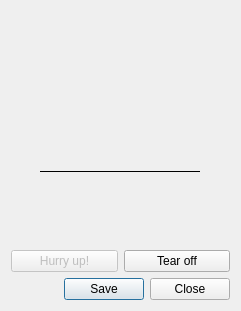
<?xml version="1.0" encoding="UTF-8"?>
<ui version="4.0">
 <class>PrinterView</class>
 <widget class="QWidget" name="PrinterView">
  <property name="geometry">
   <rect>
    <x>0</x>
    <y>0</y>
    <width>241</width>
    <height>311</height>
   </rect>
  </property>
  <property name="windowTitle">
   <string>Game Boy Printer</string>
  </property>
  <layout class="QVBoxLayout" name="verticalLayout">
   <item alignment="Qt::AlignHCenter">
    <widget class="QScrollArea" name="scrollArea">
     <property name="frameShape">
      <enum>QFrame::NoFrame</enum>
     </property>
     <property name="widgetResizable">
      <bool>true</bool>
     </property>
     <widget class="QWidget" name="scrollAreaWidgetContents">
      <layout class="QVBoxLayout" name="verticalLayout_2">
       <property name="spacing">
        <number>0</number>
       </property>
       <property name="leftMargin">
        <number>0</number>
       </property>
       <property name="topMargin">
        <number>0</number>
       </property>
       <property name="rightMargin">
        <number>0</number>
       </property>
       <property name="bottomMargin">
        <number>0</number>
       </property>
       <item>
        <spacer name="verticalSpacer">
         <property name="orientation">
          <enum>Qt::Vertical</enum>
         </property>
        </spacer>
       </item>
       <item>
        <widget class="QLabel" name="image">
         <property name="sizePolicy">
          <sizepolicy hsizetype="Preferred" vsizetype="Fixed">
           <horstretch>0</horstretch>
           <verstretch>0</verstretch>
          </sizepolicy>
         </property>
         <property name="minimumSize">
          <size>
           <width>160</width>
           <height>1</height>
          </size>
         </property>
         <property name="maximumSize">
          <size>
           <width>160</width>
           <height>16777215</height>
          </size>
         </property>
         <property name="alignment">
          <set>Qt::AlignHCenter|Qt::AlignTop</set>
         </property>
        </widget>
       </item>
       <item>
        <widget class="Line" name="line">
         <property name="frameShadow">
          <enum>QFrame::Plain</enum>
         </property>
         <property name="orientation">
          <enum>Qt::Horizontal</enum>
         </property>
        </widget>
       </item>
      </layout>
     </widget>
    </widget>
   </item>
   <item>
    <layout class="QHBoxLayout" name="horizontalLayout_2">
     <item>
      <widget class="QPushButton" name="hurry">
       <property name="enabled">
        <bool>false</bool>
       </property>
       <property name="text">
        <string>Hurry up!</string>
       </property>
      </widget>
     </item>
     <item>
      <widget class="QPushButton" name="tear">
       <property name="text">
        <string>Tear off</string>
       </property>
      </widget>
     </item>
    </layout>
   </item>
   <item>
    <widget class="QDialogButtonBox" name="buttonBox">
     <property name="standardButtons">
      <set>QDialogButtonBox::Close|QDialogButtonBox::Save</set>
     </property>
    </widget>
   </item>
  </layout>
 </widget>
 <resources/>
 <connections>
  <connection>
   <sender>buttonBox</sender>
   <signal>rejected()</signal>
   <receiver>PrinterView</receiver>
   <slot>close()</slot>
   <hints>
    <hint type="sourcelabel">
     <x>112</x>
     <y>226</y>
    </hint>
    <hint type="destinationlabel">
     <x>112</x>
     <y>123</y>
    </hint>
   </hints>
  </connection>
 </connections>
</ui>
